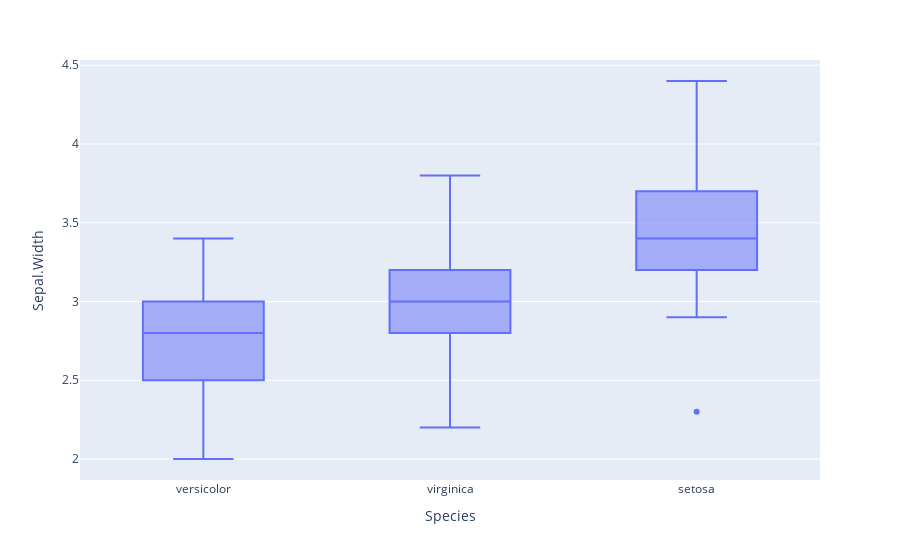

Notebook code for this chart:
### Code cell
fig = px.box(df, x='Species', y='Sepal.Width')
fig.update_layout(barmode='stack', xaxis={'categoryorder':'total ascending'})

### Figure 1 — Plotly figure (JSON) as saved in the notebook; plotly's stock layout.template omitted (floating-point values rounded to 4 significant figures; data arrays with more than 128 entries replaced by an {"elided": "..."} marker saying what was removed)
{"data": [{"alignmentgroup": "True", "hovertemplate": "Species=%{x}<br>Sepal.Width=%{y}<extra></extra>", "legendgroup": "", "marker": {"color": "#636efa"}, "name": "", "notched": false, "offsetgroup": "", "orientation": "v", "showlegend": false, "type": "box", "x": {"elided": "150 str values"}, "x0": " ", "xaxis": "x", "y": {"elided": "150 float values"}, "y0": " ", "yaxis": "y"}], "layout": {"autosize": true, "barmode": "stack", "boxmode": "group", "legend": {"tracegroupgap": 0}, "margin": {"t": 60}, "xaxis": {"anchor": "y", "autorange": true, "categoryorder": "total ascending", "domain": [0, 1], "range": [-0.5, 2.5], "title": {"text": "Species"}, "type": "category"}, "yaxis": {"anchor": "x", "autorange": true, "domain": [0, 1], "range": [1.867, 4.533], "title": {"text": "Sepal.Width"}, "type": "linear"}}}
